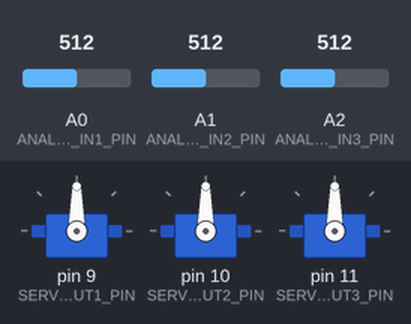
A sketch run on a simulated Arduino Uno, built with avr-gcc and run on an emulated ATmega328P. Parts: 3 × servo. The test bench sets the inputs (shaded band); at power-on: A0 (ANALOG_IN1_PIN) = 512, A1 (ANALOG_IN2_PIN) = 512, A2 (ANALOG_IN3_PIN) = 512.

Above: at 1.2 s.
1.3 s: A0 (ANALOG_IN1_PIN) set to 716
At 1.9 s:
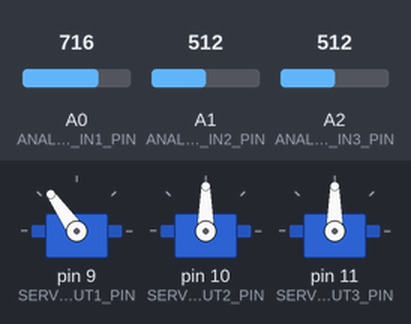
2.8 s: A1 (ANALOG_IN2_PIN) set to 716
At 3.4 s:
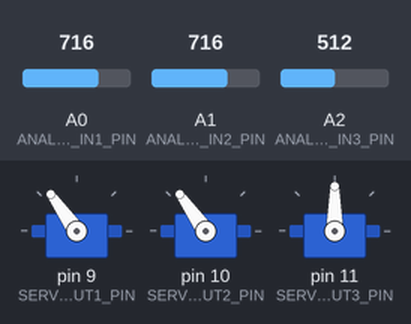
4.3 s: A2 (ANALOG_IN3_PIN) set to 716
At 5.4 s:
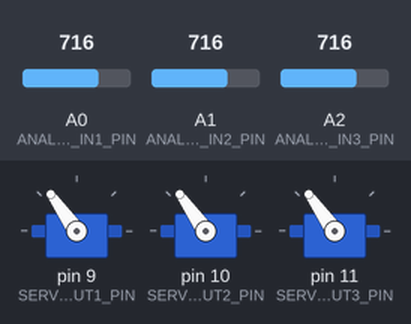
5.8 s: A0 (ANALOG_IN1_PIN) set to 900
At 6.9 s:
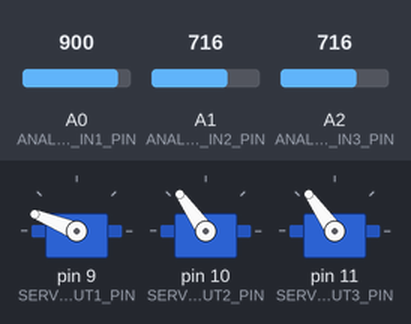
7.3 s: A1 (ANALOG_IN2_PIN) set to 900
At 7.7 s:
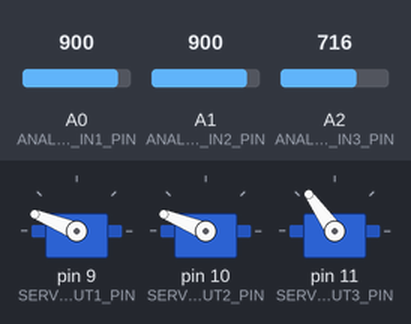
8.8 s: A2 (ANALOG_IN3_PIN) set to 900
At 9.2 s:
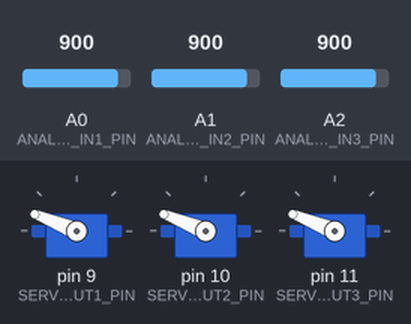
Timing chart, 0 to 11.3 s (numbered marks = the images above; inputs shaded):
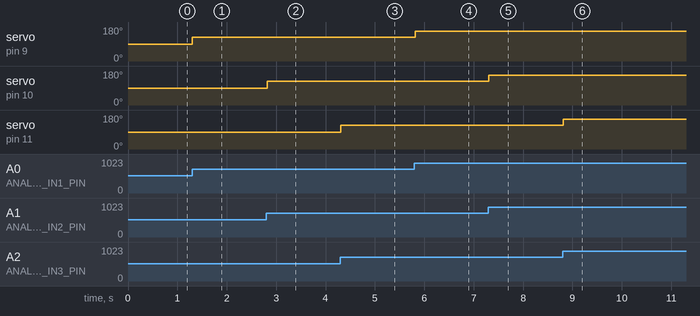

Measured:
- after the input at 1.3 s, servo on pin 9 (SERVO_OUT1_PIN): 90° → 125° at once
- after the input at 2.8 s, servo on pin 10 (SERVO_OUT2_PIN): 90° → 125° at once
- after the input at 4.3 s, servo on pin 11 (SERVO_OUT3_PIN): 90° → 125° at once
- after the input at 5.8 s, servo on pin 9 (SERVO_OUT1_PIN): 125° → 158° at once
- after the input at 7.3 s, servo on pin 10 (SERVO_OUT2_PIN): 125° → 158° at once
- after the input at 8.8 s, servo on pin 11 (SERVO_OUT3_PIN): 125° → 158° at once

The sketch:

servo_tester.ino
```cpp
#include <Servo.h>

// WIRING
#define ANALOG_IN1_PIN A0
#define ANALOG_IN2_PIN A1
#define ANALOG_IN3_PIN A2

#define SERVO_OUT1_PIN 9
#define SERVO_OUT2_PIN 10
#define SERVO_OUT3_PIN 11

// These values control the range of expected inputs, manipulate to match the range on your hardware's ADC
// 1024 should work for targets with 10bit ADCs (e.g. Unos/Megas)
#define MIN_ANALOG_VAL 0
#define MAX_ANALOG_VAL 1023

// These values control the output range of the servo, manipulte to match your hardware's range.
// If it sounds like it's fighting at one end of travel, adjust the range up/down.
// Units are "degrees"
#define MIN_SERVO_DEGREES 0
#define MAX_SERVO_DEGREES 180

int pot1, pot2, pot3;
Servo servo1, servo2, servo3;

void setup() {
  servo1.attach(SERVO_OUT1_PIN);
  servo2.attach(SERVO_OUT2_PIN);
  servo3.attach(SERVO_OUT3_PIN);
}

void loop() {
  //read the potentiometer positions
  pot1 = analogRead(ANALOG_IN1_PIN);
  pot2 = analogRead(ANALOG_IN2_PIN);
  pot3 = analogRead(ANALOG_IN3_PIN);

  //set the servo output positions
  servo1.write(map(pot1, MIN_ANALOG_VAL, MAX_ANALOG_VAL, MIN_SERVO_DEGREES, MAX_SERVO_DEGREES));
  servo2.write(map(pot2, MIN_ANALOG_VAL, MAX_ANALOG_VAL, MIN_SERVO_DEGREES, MAX_SERVO_DEGREES));
  servo3.write(map(pot3, MIN_ANALOG_VAL, MAX_ANALOG_VAL, MIN_SERVO_DEGREES, MAX_SERVO_DEGREES));

  delay(20);
}
```
